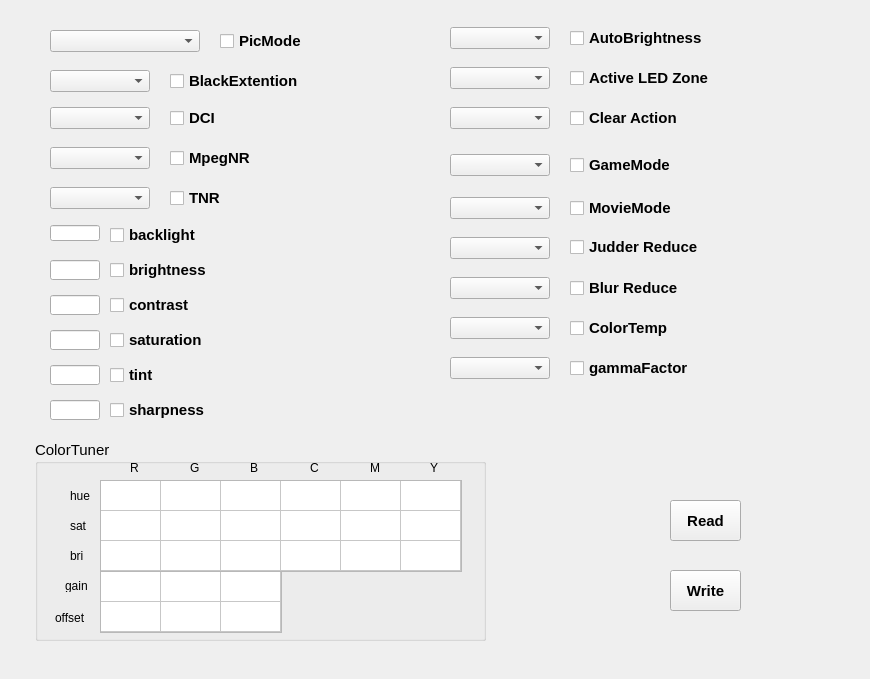
<?xml version="1.0" encoding="UTF-8"?>
<ui version="4.0">
 <class>Form_UIDebug</class>
 <widget class="QWidget" name="Form_UIDebug">
  <property name="geometry">
   <rect>
    <x>0</x>
    <y>0</y>
    <width>870</width>
    <height>679</height>
   </rect>
  </property>
  <property name="windowTitle">
   <string>Form</string>
  </property>
  <widget class="QCheckBox" name="checkBox_pic_mode">
   <property name="enabled">
    <bool>true</bool>
   </property>
   <property name="geometry">
    <rect>
     <x>220</x>
     <y>33</y>
     <width>85</width>
     <height>16</height>
    </rect>
   </property>
   <property name="font">
    <font>
     <pointsize>11</pointsize>
     <weight>75</weight>
     <bold>true</bold>
    </font>
   </property>
   <property name="text">
    <string>PicMode</string>
   </property>
   <property name="checkable">
    <bool>true</bool>
   </property>
   <property name="checked">
    <bool>false</bool>
   </property>
  </widget>
  <widget class="QLineEdit" name="lineEdit_backlight">
   <property name="geometry">
    <rect>
     <x>50</x>
     <y>225</y>
     <width>50</width>
     <height>16</height>
    </rect>
   </property>
   <property name="font">
    <font>
     <pointsize>10</pointsize>
    </font>
   </property>
  </widget>
  <widget class="QCheckBox" name="checkBox_backlight">
   <property name="geometry">
    <rect>
     <x>110</x>
     <y>227</y>
     <width>101</width>
     <height>16</height>
    </rect>
   </property>
   <property name="font">
    <font>
     <pointsize>11</pointsize>
     <weight>75</weight>
     <bold>true</bold>
    </font>
   </property>
   <property name="text">
    <string>backlight</string>
   </property>
  </widget>
  <widget class="QCheckBox" name="checkBox_brightness">
   <property name="geometry">
    <rect>
     <x>110</x>
     <y>262</y>
     <width>111</width>
     <height>16</height>
    </rect>
   </property>
   <property name="font">
    <font>
     <pointsize>11</pointsize>
     <weight>75</weight>
     <bold>true</bold>
    </font>
   </property>
   <property name="text">
    <string>brightness</string>
   </property>
  </widget>
  <widget class="QCheckBox" name="checkBox_contrast">
   <property name="geometry">
    <rect>
     <x>110</x>
     <y>297</y>
     <width>101</width>
     <height>16</height>
    </rect>
   </property>
   <property name="font">
    <font>
     <pointsize>11</pointsize>
     <weight>75</weight>
     <bold>true</bold>
    </font>
   </property>
   <property name="text">
    <string>contrast</string>
   </property>
  </widget>
  <widget class="QCheckBox" name="checkBox_saturation">
   <property name="geometry">
    <rect>
     <x>110</x>
     <y>332</y>
     <width>111</width>
     <height>16</height>
    </rect>
   </property>
   <property name="font">
    <font>
     <pointsize>11</pointsize>
     <weight>75</weight>
     <bold>true</bold>
    </font>
   </property>
   <property name="text">
    <string>saturation</string>
   </property>
  </widget>
  <widget class="QCheckBox" name="checkBox_hue">
   <property name="geometry">
    <rect>
     <x>110</x>
     <y>367</y>
     <width>71</width>
     <height>16</height>
    </rect>
   </property>
   <property name="font">
    <font>
     <pointsize>11</pointsize>
     <weight>75</weight>
     <bold>true</bold>
    </font>
   </property>
   <property name="text">
    <string>tint</string>
   </property>
  </widget>
  <widget class="QCheckBox" name="checkBox_sharpness">
   <property name="geometry">
    <rect>
     <x>110</x>
     <y>402</y>
     <width>111</width>
     <height>16</height>
    </rect>
   </property>
   <property name="font">
    <font>
     <pointsize>11</pointsize>
     <weight>75</weight>
     <bold>true</bold>
    </font>
   </property>
   <property name="text">
    <string>sharpness</string>
   </property>
  </widget>
  <widget class="QLineEdit" name="lineEdit_brightness">
   <property name="geometry">
    <rect>
     <x>50</x>
     <y>260</y>
     <width>50</width>
     <height>20</height>
    </rect>
   </property>
   <property name="font">
    <font>
     <pointsize>10</pointsize>
    </font>
   </property>
  </widget>
  <widget class="QLineEdit" name="lineEdit_contrast">
   <property name="geometry">
    <rect>
     <x>50</x>
     <y>295</y>
     <width>50</width>
     <height>20</height>
    </rect>
   </property>
   <property name="font">
    <font>
     <pointsize>10</pointsize>
    </font>
   </property>
  </widget>
  <widget class="QLineEdit" name="lineEdit_saturation">
   <property name="geometry">
    <rect>
     <x>50</x>
     <y>330</y>
     <width>50</width>
     <height>20</height>
    </rect>
   </property>
   <property name="font">
    <font>
     <pointsize>10</pointsize>
    </font>
   </property>
  </widget>
  <widget class="QLineEdit" name="lineEdit_hue">
   <property name="geometry">
    <rect>
     <x>50</x>
     <y>365</y>
     <width>50</width>
     <height>20</height>
    </rect>
   </property>
   <property name="font">
    <font>
     <pointsize>10</pointsize>
    </font>
   </property>
  </widget>
  <widget class="QLineEdit" name="lineEdit_sharpness">
   <property name="geometry">
    <rect>
     <x>50</x>
     <y>400</y>
     <width>50</width>
     <height>20</height>
    </rect>
   </property>
   <property name="font">
    <font>
     <pointsize>10</pointsize>
    </font>
   </property>
  </widget>
  <widget class="QTableWidget" name="tableWidget_color_tuner">
   <property name="geometry">
    <rect>
     <x>100</x>
     <y>480</y>
     <width>362</width>
     <height>92</height>
    </rect>
   </property>
   <property name="showDropIndicator" stdset="0">
    <bool>true</bool>
   </property>
   <property name="dragDropOverwriteMode">
    <bool>true</bool>
   </property>
   <property name="rowCount">
    <number>3</number>
   </property>
   <property name="columnCount">
    <number>6</number>
   </property>
   <attribute name="horizontalHeaderVisible">
    <bool>false</bool>
   </attribute>
   <attribute name="horizontalHeaderDefaultSectionSize">
    <number>60</number>
   </attribute>
   <attribute name="verticalHeaderVisible">
    <bool>false</bool>
   </attribute>
   <attribute name="verticalHeaderHighlightSections">
    <bool>true</bool>
   </attribute>
   <row/>
   <row/>
   <row/>
   <column/>
   <column/>
   <column/>
   <column/>
   <column/>
   <column/>
   <item row="0" column="0">
    <property name="text">
     <string/>
    </property>
    <property name="textAlignment">
     <set>AlignLeft|AlignVCenter</set>
    </property>
    <property name="checkState">
     <enum>Unchecked</enum>
    </property>
   </item>
   <item row="0" column="1">
    <property name="text">
     <string/>
    </property>
    <property name="textAlignment">
     <set>AlignLeft|AlignVCenter</set>
    </property>
    <property name="checkState">
     <enum>Unchecked</enum>
    </property>
   </item>
   <item row="0" column="2">
    <property name="text">
     <string/>
    </property>
    <property name="textAlignment">
     <set>AlignLeft|AlignVCenter</set>
    </property>
    <property name="checkState">
     <enum>Unchecked</enum>
    </property>
   </item>
   <item row="0" column="3">
    <property name="text">
     <string/>
    </property>
    <property name="textAlignment">
     <set>AlignLeft|AlignVCenter</set>
    </property>
    <property name="checkState">
     <enum>Unchecked</enum>
    </property>
   </item>
   <item row="0" column="4">
    <property name="text">
     <string/>
    </property>
    <property name="textAlignment">
     <set>AlignLeft|AlignVCenter</set>
    </property>
    <property name="checkState">
     <enum>Unchecked</enum>
    </property>
   </item>
   <item row="0" column="5">
    <property name="text">
     <string/>
    </property>
    <property name="textAlignment">
     <set>AlignLeft|AlignVCenter</set>
    </property>
    <property name="checkState">
     <enum>Unchecked</enum>
    </property>
   </item>
   <item row="1" column="0">
    <property name="text">
     <string/>
    </property>
    <property name="textAlignment">
     <set>AlignLeft|AlignVCenter</set>
    </property>
    <property name="checkState">
     <enum>Unchecked</enum>
    </property>
   </item>
   <item row="1" column="1">
    <property name="text">
     <string/>
    </property>
    <property name="textAlignment">
     <set>AlignLeft|AlignVCenter</set>
    </property>
    <property name="checkState">
     <enum>Unchecked</enum>
    </property>
   </item>
   <item row="1" column="2">
    <property name="text">
     <string/>
    </property>
    <property name="textAlignment">
     <set>AlignLeft|AlignVCenter</set>
    </property>
    <property name="checkState">
     <enum>Unchecked</enum>
    </property>
   </item>
   <item row="1" column="3">
    <property name="text">
     <string/>
    </property>
    <property name="textAlignment">
     <set>AlignLeft|AlignVCenter</set>
    </property>
    <property name="checkState">
     <enum>Unchecked</enum>
    </property>
   </item>
   <item row="1" column="4">
    <property name="text">
     <string/>
    </property>
    <property name="textAlignment">
     <set>AlignLeft|AlignVCenter</set>
    </property>
    <property name="checkState">
     <enum>Unchecked</enum>
    </property>
   </item>
   <item row="1" column="5">
    <property name="text">
     <string/>
    </property>
    <property name="textAlignment">
     <set>AlignLeft|AlignVCenter</set>
    </property>
    <property name="checkState">
     <enum>Unchecked</enum>
    </property>
   </item>
   <item row="2" column="0">
    <property name="text">
     <string/>
    </property>
    <property name="textAlignment">
     <set>AlignLeft|AlignVCenter</set>
    </property>
    <property name="checkState">
     <enum>Unchecked</enum>
    </property>
   </item>
   <item row="2" column="1">
    <property name="text">
     <string/>
    </property>
    <property name="textAlignment">
     <set>AlignLeft|AlignVCenter</set>
    </property>
    <property name="checkState">
     <enum>Unchecked</enum>
    </property>
   </item>
   <item row="2" column="2">
    <property name="text">
     <string/>
    </property>
    <property name="textAlignment">
     <set>AlignLeft|AlignVCenter</set>
    </property>
    <property name="checkState">
     <enum>Unchecked</enum>
    </property>
   </item>
   <item row="2" column="3">
    <property name="text">
     <string/>
    </property>
    <property name="textAlignment">
     <set>AlignLeft|AlignVCenter</set>
    </property>
    <property name="checkState">
     <enum>Unchecked</enum>
    </property>
   </item>
   <item row="2" column="4">
    <property name="text">
     <string/>
    </property>
    <property name="textAlignment">
     <set>AlignLeft|AlignVCenter</set>
    </property>
    <property name="checkState">
     <enum>Unchecked</enum>
    </property>
   </item>
   <item row="2" column="5">
    <property name="text">
     <string/>
    </property>
    <property name="textAlignment">
     <set>AlignLeft|AlignVCenter</set>
    </property>
    <property name="checkState">
     <enum>Unchecked</enum>
    </property>
   </item>
  </widget>
  <widget class="QTableWidget" name="tableWidget_wb">
   <property name="geometry">
    <rect>
     <x>100</x>
     <y>571</y>
     <width>182</width>
     <height>62</height>
    </rect>
   </property>
   <property name="rowCount">
    <number>2</number>
   </property>
   <property name="columnCount">
    <number>3</number>
   </property>
   <attribute name="horizontalHeaderVisible">
    <bool>false</bool>
   </attribute>
   <attribute name="horizontalHeaderDefaultSectionSize">
    <number>60</number>
   </attribute>
   <attribute name="verticalHeaderVisible">
    <bool>false</bool>
   </attribute>
   <row/>
   <row/>
   <column/>
   <column/>
   <column/>
   <item row="0" column="0">
    <property name="checkState">
     <enum>Unchecked</enum>
    </property>
   </item>
   <item row="0" column="1">
    <property name="checkState">
     <enum>Unchecked</enum>
    </property>
   </item>
   <item row="0" column="2">
    <property name="checkState">
     <enum>Unchecked</enum>
    </property>
   </item>
   <item row="1" column="0">
    <property name="checkState">
     <enum>Unchecked</enum>
    </property>
   </item>
   <item row="1" column="1">
    <property name="checkState">
     <enum>Unchecked</enum>
    </property>
   </item>
   <item row="1" column="2">
    <property name="checkState">
     <enum>Unchecked</enum>
    </property>
   </item>
  </widget>
  <widget class="QLabel" name="label">
   <property name="geometry">
    <rect>
     <x>130</x>
     <y>460</y>
     <width>21</width>
     <height>16</height>
    </rect>
   </property>
   <property name="text">
    <string>R</string>
   </property>
  </widget>
  <widget class="QLabel" name="label_2">
   <property name="geometry">
    <rect>
     <x>190</x>
     <y>460</y>
     <width>21</width>
     <height>16</height>
    </rect>
   </property>
   <property name="text">
    <string>G</string>
   </property>
  </widget>
  <widget class="QLabel" name="label_3">
   <property name="geometry">
    <rect>
     <x>250</x>
     <y>460</y>
     <width>21</width>
     <height>16</height>
    </rect>
   </property>
   <property name="text">
    <string>B</string>
   </property>
  </widget>
  <widget class="QLabel" name="label_4">
   <property name="geometry">
    <rect>
     <x>310</x>
     <y>460</y>
     <width>21</width>
     <height>16</height>
    </rect>
   </property>
   <property name="text">
    <string>C</string>
   </property>
  </widget>
  <widget class="QLabel" name="label_5">
   <property name="geometry">
    <rect>
     <x>430</x>
     <y>460</y>
     <width>21</width>
     <height>16</height>
    </rect>
   </property>
   <property name="text">
    <string>Y</string>
   </property>
  </widget>
  <widget class="QLabel" name="label_6">
   <property name="geometry">
    <rect>
     <x>370</x>
     <y>460</y>
     <width>21</width>
     <height>16</height>
    </rect>
   </property>
   <property name="text">
    <string>M</string>
   </property>
  </widget>
  <widget class="QLabel" name="label_7">
   <property name="geometry">
    <rect>
     <x>70</x>
     <y>490</y>
     <width>30</width>
     <height>12</height>
    </rect>
   </property>
   <property name="text">
    <string>hue</string>
   </property>
  </widget>
  <widget class="QLabel" name="label_8">
   <property name="geometry">
    <rect>
     <x>70</x>
     <y>520</y>
     <width>30</width>
     <height>12</height>
    </rect>
   </property>
   <property name="text">
    <string>sat</string>
   </property>
  </widget>
  <widget class="QLabel" name="label_9">
   <property name="geometry">
    <rect>
     <x>70</x>
     <y>550</y>
     <width>30</width>
     <height>12</height>
    </rect>
   </property>
   <property name="text">
    <string>bri</string>
   </property>
  </widget>
  <widget class="QLabel" name="label_10">
   <property name="geometry">
    <rect>
     <x>65</x>
     <y>580</y>
     <width>30</width>
     <height>12</height>
    </rect>
   </property>
   <property name="text">
    <string>gain</string>
   </property>
  </widget>
  <widget class="QLabel" name="label_11">
   <property name="geometry">
    <rect>
     <x>55</x>
     <y>610</y>
     <width>41</width>
     <height>16</height>
    </rect>
   </property>
   <property name="text">
    <string>offset</string>
   </property>
  </widget>
  <widget class="QGroupBox" name="groupBox">
   <property name="geometry">
    <rect>
     <x>35</x>
     <y>440</y>
     <width>451</width>
     <height>201</height>
    </rect>
   </property>
   <property name="font">
    <font>
     <pointsize>11</pointsize>
     <italic>false</italic>
     <underline>false</underline>
     <strikeout>false</strikeout>
    </font>
   </property>
   <property name="title">
    <string>ColorTuner</string>
   </property>
  </widget>
  <widget class="QPushButton" name="pushButton_read">
   <property name="geometry">
    <rect>
     <x>670</x>
     <y>500</y>
     <width>71</width>
     <height>41</height>
    </rect>
   </property>
   <property name="font">
    <font>
     <pointsize>11</pointsize>
     <weight>75</weight>
     <bold>true</bold>
    </font>
   </property>
   <property name="text">
    <string>Read</string>
   </property>
  </widget>
  <widget class="QComboBox" name="comboBox_pic_mode">
   <property name="geometry">
    <rect>
     <x>50</x>
     <y>30</y>
     <width>150</width>
     <height>22</height>
    </rect>
   </property>
   <property name="font">
    <font>
     <pointsize>10</pointsize>
     <weight>75</weight>
     <bold>true</bold>
    </font>
   </property>
  </widget>
  <widget class="QPushButton" name="pushButton_write">
   <property name="geometry">
    <rect>
     <x>670</x>
     <y>570</y>
     <width>71</width>
     <height>41</height>
    </rect>
   </property>
   <property name="font">
    <font>
     <pointsize>11</pointsize>
     <weight>75</weight>
     <bold>true</bold>
    </font>
   </property>
   <property name="text">
    <string>Write</string>
   </property>
  </widget>
  <widget class="QComboBox" name="comboBox_AutoBrightness">
   <property name="geometry">
    <rect>
     <x>450</x>
     <y>27</y>
     <width>100</width>
     <height>22</height>
    </rect>
   </property>
   <property name="font">
    <font>
     <pointsize>10</pointsize>
     <weight>75</weight>
     <bold>true</bold>
    </font>
   </property>
  </widget>
  <widget class="QCheckBox" name="checkBox_AutoBrightness">
   <property name="enabled">
    <bool>true</bool>
   </property>
   <property name="geometry">
    <rect>
     <x>570</x>
     <y>30</y>
     <width>151</width>
     <height>16</height>
    </rect>
   </property>
   <property name="font">
    <font>
     <pointsize>11</pointsize>
     <weight>75</weight>
     <bold>true</bold>
    </font>
   </property>
   <property name="text">
    <string>AutoBrightness</string>
   </property>
   <property name="checkable">
    <bool>true</bool>
   </property>
   <property name="checked">
    <bool>false</bool>
   </property>
  </widget>
  <widget class="QCheckBox" name="checkBox_BlackExtention">
   <property name="enabled">
    <bool>true</bool>
   </property>
   <property name="geometry">
    <rect>
     <x>170</x>
     <y>73</y>
     <width>151</width>
     <height>16</height>
    </rect>
   </property>
   <property name="font">
    <font>
     <pointsize>11</pointsize>
     <weight>75</weight>
     <bold>true</bold>
    </font>
   </property>
   <property name="text">
    <string>BlackExtention</string>
   </property>
   <property name="checkable">
    <bool>true</bool>
   </property>
   <property name="checked">
    <bool>false</bool>
   </property>
  </widget>
  <widget class="QComboBox" name="comboBox_BlackExtention">
   <property name="geometry">
    <rect>
     <x>50</x>
     <y>70</y>
     <width>100</width>
     <height>22</height>
    </rect>
   </property>
   <property name="font">
    <font>
     <pointsize>10</pointsize>
     <weight>75</weight>
     <bold>true</bold>
    </font>
   </property>
  </widget>
  <widget class="QComboBox" name="comboBox_DCI">
   <property name="geometry">
    <rect>
     <x>50</x>
     <y>107</y>
     <width>100</width>
     <height>22</height>
    </rect>
   </property>
   <property name="font">
    <font>
     <pointsize>10</pointsize>
     <weight>75</weight>
     <bold>true</bold>
    </font>
   </property>
  </widget>
  <widget class="QCheckBox" name="checkBox_DCI">
   <property name="enabled">
    <bool>true</bool>
   </property>
   <property name="geometry">
    <rect>
     <x>170</x>
     <y>110</y>
     <width>61</width>
     <height>16</height>
    </rect>
   </property>
   <property name="font">
    <font>
     <pointsize>11</pointsize>
     <weight>75</weight>
     <bold>true</bold>
    </font>
   </property>
   <property name="text">
    <string>DCI</string>
   </property>
   <property name="checkable">
    <bool>true</bool>
   </property>
   <property name="checked">
    <bool>false</bool>
   </property>
  </widget>
  <widget class="QComboBox" name="comboBox_LocalDimming">
   <property name="geometry">
    <rect>
     <x>450</x>
     <y>67</y>
     <width>100</width>
     <height>22</height>
    </rect>
   </property>
   <property name="font">
    <font>
     <pointsize>10</pointsize>
     <weight>75</weight>
     <bold>true</bold>
    </font>
   </property>
  </widget>
  <widget class="QCheckBox" name="checkBox_LocalDimming">
   <property name="enabled">
    <bool>true</bool>
   </property>
   <property name="geometry">
    <rect>
     <x>570</x>
     <y>70</y>
     <width>161</width>
     <height>16</height>
    </rect>
   </property>
   <property name="font">
    <font>
     <pointsize>11</pointsize>
     <weight>75</weight>
     <bold>true</bold>
    </font>
   </property>
   <property name="text">
    <string>Active LED Zone</string>
   </property>
   <property name="checkable">
    <bool>true</bool>
   </property>
   <property name="checked">
    <bool>false</bool>
   </property>
  </widget>
  <widget class="QComboBox" name="comboBox_ClearAction">
   <property name="geometry">
    <rect>
     <x>450</x>
     <y>107</y>
     <width>100</width>
     <height>22</height>
    </rect>
   </property>
   <property name="font">
    <font>
     <pointsize>10</pointsize>
     <weight>75</weight>
     <bold>true</bold>
    </font>
   </property>
  </widget>
  <widget class="QCheckBox" name="checkBox_ClearAction">
   <property name="enabled">
    <bool>true</bool>
   </property>
   <property name="geometry">
    <rect>
     <x>570</x>
     <y>110</y>
     <width>161</width>
     <height>16</height>
    </rect>
   </property>
   <property name="font">
    <font>
     <pointsize>11</pointsize>
     <weight>75</weight>
     <bold>true</bold>
    </font>
   </property>
   <property name="text">
    <string>Clear Action</string>
   </property>
   <property name="checkable">
    <bool>true</bool>
   </property>
   <property name="checked">
    <bool>false</bool>
   </property>
  </widget>
  <widget class="QComboBox" name="comboBox_MpegNR">
   <property name="geometry">
    <rect>
     <x>50</x>
     <y>147</y>
     <width>100</width>
     <height>22</height>
    </rect>
   </property>
   <property name="font">
    <font>
     <pointsize>10</pointsize>
     <weight>75</weight>
     <bold>true</bold>
    </font>
   </property>
  </widget>
  <widget class="QCheckBox" name="checkBox_MpegNR">
   <property name="enabled">
    <bool>true</bool>
   </property>
   <property name="geometry">
    <rect>
     <x>170</x>
     <y>150</y>
     <width>81</width>
     <height>16</height>
    </rect>
   </property>
   <property name="font">
    <font>
     <pointsize>11</pointsize>
     <weight>75</weight>
     <bold>true</bold>
    </font>
   </property>
   <property name="text">
    <string>MpegNR</string>
   </property>
   <property name="checkable">
    <bool>true</bool>
   </property>
   <property name="checked">
    <bool>false</bool>
   </property>
  </widget>
  <widget class="QComboBox" name="comboBox_NR">
   <property name="geometry">
    <rect>
     <x>50</x>
     <y>187</y>
     <width>100</width>
     <height>22</height>
    </rect>
   </property>
   <property name="font">
    <font>
     <pointsize>10</pointsize>
     <weight>75</weight>
     <bold>true</bold>
    </font>
   </property>
  </widget>
  <widget class="QCheckBox" name="checkBox_NR">
   <property name="enabled">
    <bool>true</bool>
   </property>
   <property name="geometry">
    <rect>
     <x>170</x>
     <y>190</y>
     <width>71</width>
     <height>16</height>
    </rect>
   </property>
   <property name="font">
    <font>
     <pointsize>11</pointsize>
     <weight>75</weight>
     <bold>true</bold>
    </font>
   </property>
   <property name="text">
    <string>TNR</string>
   </property>
   <property name="checkable">
    <bool>true</bool>
   </property>
   <property name="checked">
    <bool>false</bool>
   </property>
  </widget>
  <widget class="QComboBox" name="comboBox_GameMode">
   <property name="geometry">
    <rect>
     <x>450</x>
     <y>154</y>
     <width>100</width>
     <height>22</height>
    </rect>
   </property>
   <property name="font">
    <font>
     <pointsize>10</pointsize>
     <weight>75</weight>
     <bold>true</bold>
    </font>
   </property>
  </widget>
  <widget class="QCheckBox" name="checkBox_GameMode">
   <property name="enabled">
    <bool>true</bool>
   </property>
   <property name="geometry">
    <rect>
     <x>570</x>
     <y>157</y>
     <width>101</width>
     <height>16</height>
    </rect>
   </property>
   <property name="font">
    <font>
     <pointsize>11</pointsize>
     <weight>75</weight>
     <bold>true</bold>
    </font>
   </property>
   <property name="text">
    <string>GameMode</string>
   </property>
   <property name="checkable">
    <bool>true</bool>
   </property>
   <property name="checked">
    <bool>false</bool>
   </property>
  </widget>
  <widget class="QCheckBox" name="checkBox_MovieMode">
   <property name="enabled">
    <bool>true</bool>
   </property>
   <property name="geometry">
    <rect>
     <x>570</x>
     <y>200</y>
     <width>111</width>
     <height>16</height>
    </rect>
   </property>
   <property name="font">
    <font>
     <pointsize>11</pointsize>
     <weight>75</weight>
     <bold>true</bold>
    </font>
   </property>
   <property name="text">
    <string>MovieMode</string>
   </property>
   <property name="checkable">
    <bool>true</bool>
   </property>
   <property name="checked">
    <bool>false</bool>
   </property>
  </widget>
  <widget class="QComboBox" name="comboBox_MovieMode">
   <property name="geometry">
    <rect>
     <x>450</x>
     <y>197</y>
     <width>100</width>
     <height>22</height>
    </rect>
   </property>
   <property name="font">
    <font>
     <pointsize>10</pointsize>
     <weight>75</weight>
     <bold>true</bold>
    </font>
   </property>
  </widget>
  <widget class="QComboBox" name="comboBox_Judder">
   <property name="geometry">
    <rect>
     <x>450</x>
     <y>237</y>
     <width>100</width>
     <height>22</height>
    </rect>
   </property>
   <property name="font">
    <font>
     <pointsize>10</pointsize>
     <weight>75</weight>
     <bold>true</bold>
    </font>
   </property>
  </widget>
  <widget class="QComboBox" name="comboBox_Blur">
   <property name="geometry">
    <rect>
     <x>450</x>
     <y>277</y>
     <width>100</width>
     <height>22</height>
    </rect>
   </property>
   <property name="font">
    <font>
     <pointsize>10</pointsize>
     <weight>75</weight>
     <bold>true</bold>
    </font>
   </property>
  </widget>
  <widget class="QCheckBox" name="checkBox_Judder">
   <property name="enabled">
    <bool>true</bool>
   </property>
   <property name="geometry">
    <rect>
     <x>570</x>
     <y>239</y>
     <width>151</width>
     <height>16</height>
    </rect>
   </property>
   <property name="font">
    <font>
     <pointsize>11</pointsize>
     <weight>75</weight>
     <bold>true</bold>
    </font>
   </property>
   <property name="text">
    <string>Judder Reduce</string>
   </property>
   <property name="checkable">
    <bool>true</bool>
   </property>
   <property name="checked">
    <bool>false</bool>
   </property>
  </widget>
  <widget class="QCheckBox" name="checkBox_Blur">
   <property name="enabled">
    <bool>true</bool>
   </property>
   <property name="geometry">
    <rect>
     <x>570</x>
     <y>280</y>
     <width>151</width>
     <height>16</height>
    </rect>
   </property>
   <property name="font">
    <font>
     <pointsize>11</pointsize>
     <weight>75</weight>
     <bold>true</bold>
    </font>
   </property>
   <property name="text">
    <string>Blur Reduce</string>
   </property>
   <property name="checkable">
    <bool>true</bool>
   </property>
   <property name="checked">
    <bool>false</bool>
   </property>
  </widget>
  <widget class="QCheckBox" name="checkBox_ColorTemp">
   <property name="enabled">
    <bool>true</bool>
   </property>
   <property name="geometry">
    <rect>
     <x>570</x>
     <y>320</y>
     <width>151</width>
     <height>16</height>
    </rect>
   </property>
   <property name="font">
    <font>
     <pointsize>11</pointsize>
     <weight>75</weight>
     <bold>true</bold>
    </font>
   </property>
   <property name="text">
    <string>ColorTemp</string>
   </property>
   <property name="checkable">
    <bool>true</bool>
   </property>
   <property name="checked">
    <bool>false</bool>
   </property>
  </widget>
  <widget class="QComboBox" name="comboBox_ColorTemp">
   <property name="geometry">
    <rect>
     <x>450</x>
     <y>317</y>
     <width>100</width>
     <height>22</height>
    </rect>
   </property>
   <property name="font">
    <font>
     <pointsize>10</pointsize>
     <weight>75</weight>
     <bold>true</bold>
    </font>
   </property>
  </widget>
  <widget class="QComboBox" name="comboBox_gammaFactor">
   <property name="geometry">
    <rect>
     <x>450</x>
     <y>357</y>
     <width>100</width>
     <height>22</height>
    </rect>
   </property>
   <property name="font">
    <font>
     <pointsize>10</pointsize>
     <weight>75</weight>
     <bold>true</bold>
    </font>
   </property>
  </widget>
  <widget class="QCheckBox" name="checkBox_gammaFactor">
   <property name="enabled">
    <bool>true</bool>
   </property>
   <property name="geometry">
    <rect>
     <x>570</x>
     <y>360</y>
     <width>151</width>
     <height>16</height>
    </rect>
   </property>
   <property name="font">
    <font>
     <pointsize>11</pointsize>
     <weight>75</weight>
     <bold>true</bold>
    </font>
   </property>
   <property name="text">
    <string>gammaFactor</string>
   </property>
   <property name="checkable">
    <bool>true</bool>
   </property>
   <property name="checked">
    <bool>false</bool>
   </property>
  </widget>
  <zorder>groupBox</zorder>
  <zorder>tableWidget_color_tuner</zorder>
  <zorder>checkBox_pic_mode</zorder>
  <zorder>lineEdit_backlight</zorder>
  <zorder>checkBox_backlight</zorder>
  <zorder>checkBox_brightness</zorder>
  <zorder>checkBox_contrast</zorder>
  <zorder>checkBox_saturation</zorder>
  <zorder>checkBox_hue</zorder>
  <zorder>checkBox_sharpness</zorder>
  <zorder>lineEdit_brightness</zorder>
  <zorder>lineEdit_contrast</zorder>
  <zorder>lineEdit_saturation</zorder>
  <zorder>lineEdit_hue</zorder>
  <zorder>lineEdit_sharpness</zorder>
  <zorder>tableWidget_wb</zorder>
  <zorder>label</zorder>
  <zorder>label_2</zorder>
  <zorder>label_3</zorder>
  <zorder>label_4</zorder>
  <zorder>label_5</zorder>
  <zorder>label_6</zorder>
  <zorder>label_7</zorder>
  <zorder>label_8</zorder>
  <zorder>label_9</zorder>
  <zorder>label_10</zorder>
  <zorder>label_11</zorder>
  <zorder>pushButton_read</zorder>
  <zorder>comboBox_pic_mode</zorder>
  <zorder>pushButton_write</zorder>
  <zorder>comboBox_AutoBrightness</zorder>
  <zorder>checkBox_AutoBrightness</zorder>
  <zorder>checkBox_BlackExtention</zorder>
  <zorder>comboBox_BlackExtention</zorder>
  <zorder>comboBox_DCI</zorder>
  <zorder>checkBox_DCI</zorder>
  <zorder>comboBox_LocalDimming</zorder>
  <zorder>checkBox_LocalDimming</zorder>
  <zorder>comboBox_ClearAction</zorder>
  <zorder>checkBox_ClearAction</zorder>
  <zorder>comboBox_MpegNR</zorder>
  <zorder>checkBox_MpegNR</zorder>
  <zorder>comboBox_NR</zorder>
  <zorder>checkBox_NR</zorder>
  <zorder>comboBox_GameMode</zorder>
  <zorder>checkBox_GameMode</zorder>
  <zorder>checkBox_MovieMode</zorder>
  <zorder>comboBox_MovieMode</zorder>
  <zorder>comboBox_Judder</zorder>
  <zorder>comboBox_Blur</zorder>
  <zorder>checkBox_Judder</zorder>
  <zorder>checkBox_Blur</zorder>
  <zorder>checkBox_ColorTemp</zorder>
  <zorder>comboBox_ColorTemp</zorder>
  <zorder>comboBox_gammaFactor</zorder>
  <zorder>checkBox_gammaFactor</zorder>
 </widget>
 <resources/>
 <connections/>
</ui>
